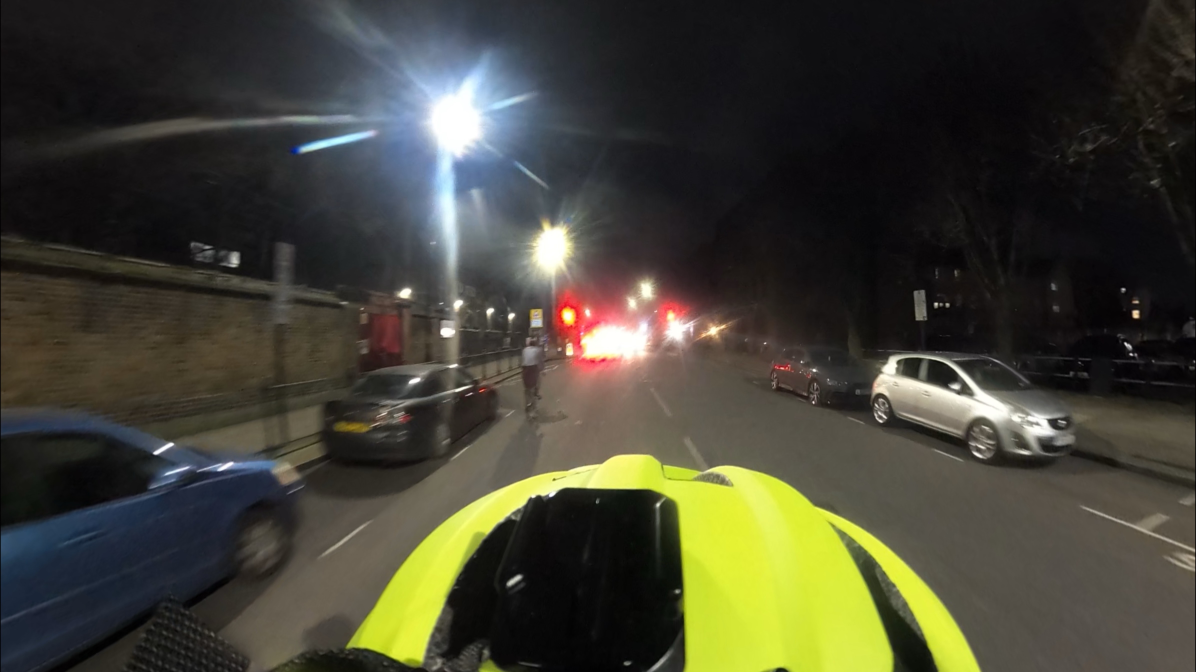
#> input picture tests/fixtures/dark_night_cars.jpg, 4784 x 2688 px (shown at 1/4 size)
$ python -i common.py   (imports and definitions only)
#> lines starting #> are read from the running program, lines starting #| are printed output that depends on the picture; after the words box and inside, x2 and y2 are one past the last pixel; in counts of white or black regions, pixels touching at a corner belong together
import cv2 as cv
import numpy as np
import matplotlib.pyplot as plt
from collections import Counter

from src.data_types import (
    Circle,
    Color,
    Combine,
    HSV,
    Image,
    MinMax,
)


ZERO_SHAPE_CONT = np.array([[[0, 0]], [[0, 6]], [[10, 6]], [[10, 0]]], dtype=np.int32)


# [107 lines left out: functions snip_little_lines, rectangliness, derivative_snipping, count_islands, not called in this run]


def flood_fill_edges(img: np.ndarray,
                     fill_col: int = 0,
                     search_col: int = 255,
                     center_tol: float = 0.9,
                     max_change: int | None = None):
    """Will flood fill only the edges of a grayscale image with a value

    By default we color in white edges in black
    """
    m_img = img.copy()
    m_img[m_img < 100] = 0
    m_img[m_img >= 100] = 255
    h, w = m_img.shape

    # Original color of the center of the image -this shouldn't change
    dlt = (h - 8) / (2 * h)
    dlt = max(min((0.4, dlt)), 0)
    orig_mean = m_img[int(h*dlt):int(h*(1-dlt)),int(w*dlt):int(w*(1-dlt))].mean()

    # Loop over the 4 sides
    for x, y in ((0,...),
                 (...,0),
                 (len(m_img)-1,...),
                 (...,len(m_img[0])-1)):

        # Get coordinate of the white patches on 1 edge
        inds = np.argwhere(m_img[x, y] == search_col)
        if len(inds) == 0: continue
        inds = (inds[[True] + list(np.diff(inds[:, 0]) != 1)])[:,0]

        # Loop over each section that might need filling
        for next_ind in inds:
            coords = (y, next_ind)
            if y is ...:
                coords = (next_ind, x)

            orig_img = m_img.copy()
            m_img = cv.floodFill(m_img, np.zeros((h+2,w+2),np.uint8), coords, fill_col)[1]

            # We don't want to be flood filling the center
            # Just undo...
            new_mean = m_img[int(h*dlt):int(h*(1-dlt)),int(w*dlt):int(w*(1-dlt))].mean()
            if (abs(new_mean - orig_mean) / orig_mean) >  (1-center_tol):
                m_img = orig_img
                continue

            # If the image has changed color more than max_change, then undo operation
            if max_change is None: continue
            if m_img.sum() < (max_change * orig_img.sum()):
                m_img = orig_img
    return m_img


# [51 lines left out: functions get_contour_mask, remove_small_contours, not called in this run]


def join_clean_mask(img: np.ndarray):
    """Will try to join up contours in a mask binary image and remove the bad looking ones.

    This is to remove smallish, black speckles in a binary image.
    """
    img = img.copy()
    img[img > 180] = 255
    _, thresh = cv.threshold(img,0,255,cv.THRESH_TOZERO+cv.THRESH_OTSU)
    thresh = cv.adaptiveThreshold(cv.GaussianBlur(thresh, (3,3), 3),
                                  255,
                                  cv.ADAPTIVE_THRESH_GAUSSIAN_C,
                                  cv.THRESH_BINARY,
                                  15,
                                  2)

    for i in ((2, 2),):
        thresh = cv.morphologyEx(thresh, cv.MORPH_OPEN, np.ones(i, np.uint8))
    thresh = flood_fill_edges(thresh)

    contours, hierachy = cv.findContours(thresh, cv.RETR_TREE, cv.CHAIN_APPROX_SIMPLE)

    bad_contours = []
    frame_area = img.shape[0] * img.shape[1]
    for contour, (nxt, prv, child1, parent) in zip(contours, hierachy[0]):
        mask = np.zeros_like(img)
        cv.drawContours(mask, [contour], -1, 255, -1)
        mean_col = cv.mean(img, mask=mask)[0]

        area = cv.contourArea(contour)
        if area < 6: bad_contours.append(contour); continue

        pct_area = area / frame_area
        solidity = float(area) / cv.contourArea(cv.convexHull(contour))
        # The big rectangle that surrounds the number plate
        if pct_area > 0.2 and nxt == -1 and solidity > 0.92:
            if parent == -1:
                crds = np.transpose(np.nonzero(mask))[0][::-1]
                h,w = thresh.shape
                thresh = cv.floodFill(thresh, np.zeros((h+2,w+2),np.uint8), crds, 255)[1]
            continue

        # We don't want to draw too much of the mask away
        if pct_area > 0.05: continue
        # We don't want any very light contours (not many black pixels)
        if mean_col > 180:
            circleliness = cv.matchShapes(ZERO_SHAPE_CONT, contour, 1, 0.0)
            if circleliness > 0.3:
                bad_contours.append(contour); continue
        if area < 30: bad_contours.append(contour); continue
        if 0.99 < pct_area < 0.001: bad_contours.append(contour); continue
        if (area < 30 and solidity > 0.9) or solidity < 0.1: bad_contours.append(contour); continue

    cv.drawContours(thresh, bad_contours, -1, 255, -1)
    thresh = cv.erode(thresh, kernel=np.ones((2, 2), np.uint8))
    ret = np.zeros_like(img) + 255
    mask = thresh == 0
    ret[mask] = img[mask]
    return ret


# [70 lines left out: functions contrast_boost, apply_threshold, not called in this run]

>>> import cv2
>>> picture = cv2.imread('../../tests/fixtures/dark_night_cars.jpg', cv2.IMREAD_GRAYSCALE)
>>> result = join_clean_mask(picture)
#> in join_clean_mask, `thresh = cv.adaptiveThreshold(cv.GaussianBlur(thresh, (3,3), 3), 255, ..`:
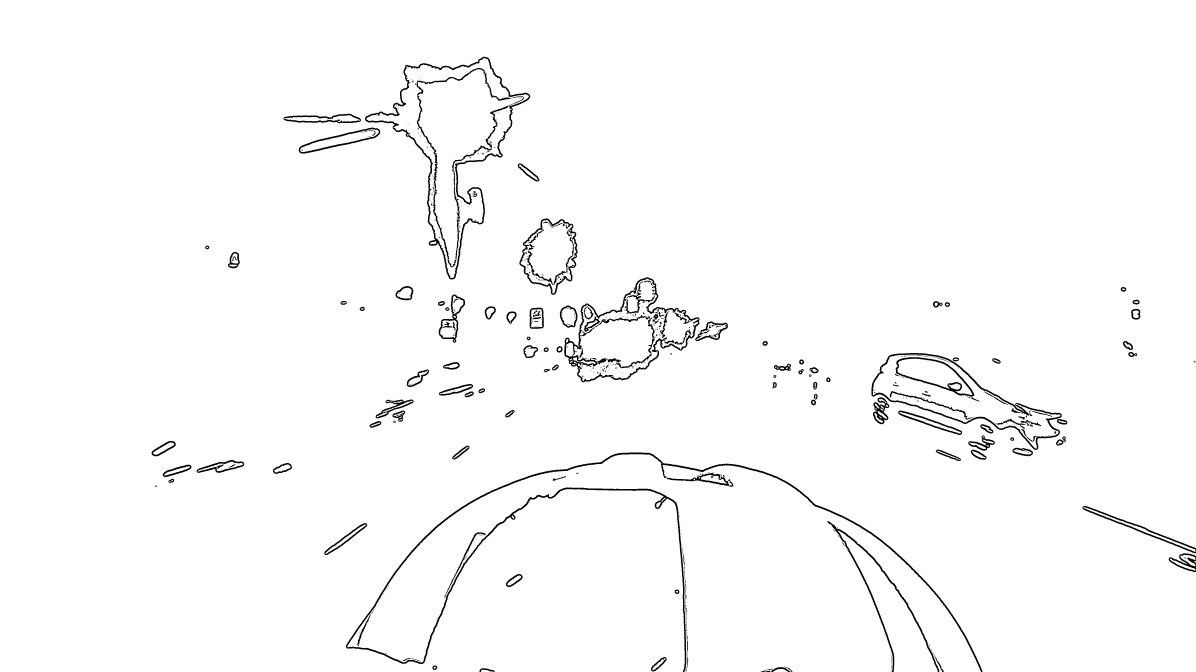
#> thresh: shape (2688, 4784) (shown at 1/4 size); 98.2% white; 579 black regions (390 under 20 px), largest, box (x1, y1, x2, y2) and area: (1384, 1810, 3930, 2688) 38555, (1460, 227, 2121, 1118) 33038, (2257, 1109, 2798, 1529) 16556
#> in flood_fill_edges, `orig_mean = m_img[int(h*dlt):int(h*(1-dlt)),int(w*dlt):int(w*(1-dlt))]..`: orig_mean = 234.3
#> the loop in flood_fill_edges, `for x, y in ((0,...), (...,0), (len(m_img)-1,...), (...,len(m_img[0])-..` made 4 passes
#> (y, inds) on passes 2, 4: (0, [0]), (4783, [0, 2214, 2246, 2288])
#> after the loop in flood_fill_edges, `for x, y in ((0,...),`:
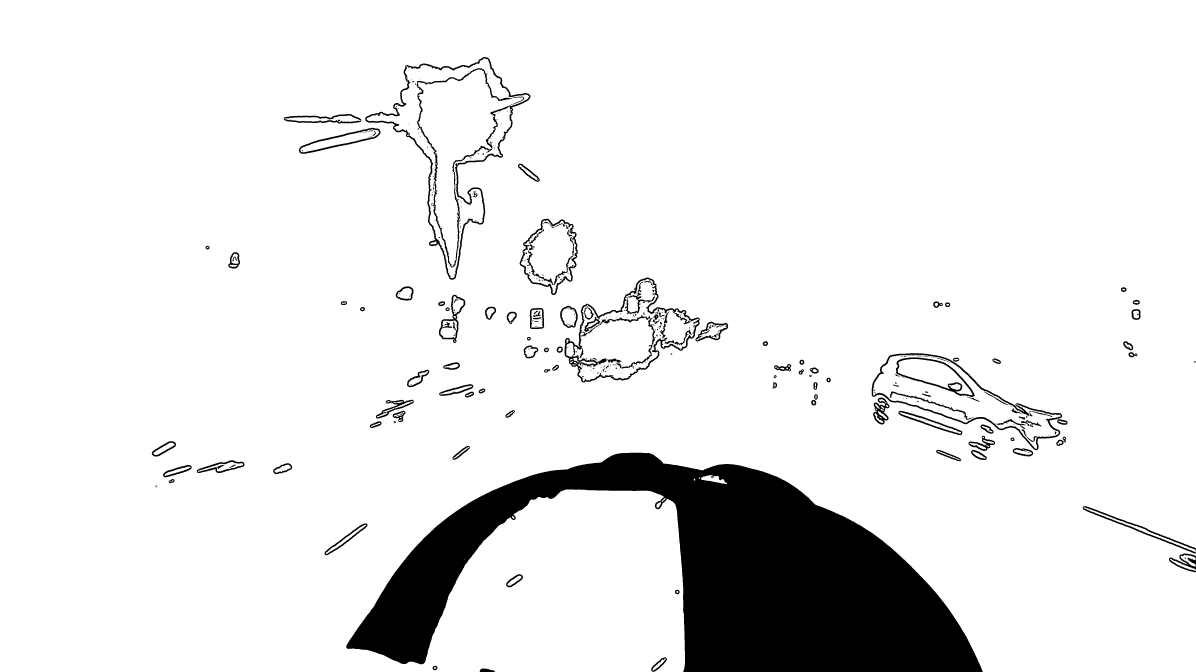
#> m_img: shape (2688, 4784) (shown at 1/4 size); 91.1% white; 417 black regions (255 under 20 px)
#> in join_clean_mask, `contours, hierachy = cv.findContours(thresh, cv.RETR_TREE, cv.CHAIN_AP..`: contours = 658 contours, 343 with area under 20; largest, box (x1, y1, x2, y2) and area: (0, 0, 4784, 2688) 11863070, (1460, 227, 2123, 1120) 222748, (1467, 233, 2117, 1113) 184183, (2257, 1109, 2800, 1531) 121882, (3486, 1412, 4249, 1802) 121734
#> the loop in join_clean_mask, `for contour, (nxt, prv, child1, parent) in zip(contours, hierachy[0]):` made 658 passes
#> (nxt, prv, child1, parent, mean_col, area, pct_area, solidity) on passes 8, 22, 31, 38, 41, 47: (8, 6, -1, -1, 204.8, 215.5, 1.68e-05, 0.931), (-1, -1, -1, 20, 209.9, 794.5, 6.18e-05, 0.914), (-1, -1, -1, 29, 229.9, 968.5, 7.53e-05, 0.889), (38, 36, -1, 35, 181.2, 220.5, 1.71e-05, 0.84), (-1, -1, -1, 39, 223.1, 490.5, 3.81e-05, 0.906), (51, -1, 47, 45, 204.2, 771.5, 6e-05, 0.853)
#> after the loop in join_clean_mask, `for contour, (nxt, prv, child1, parent) in zip(contours, hierachy[0]):`:
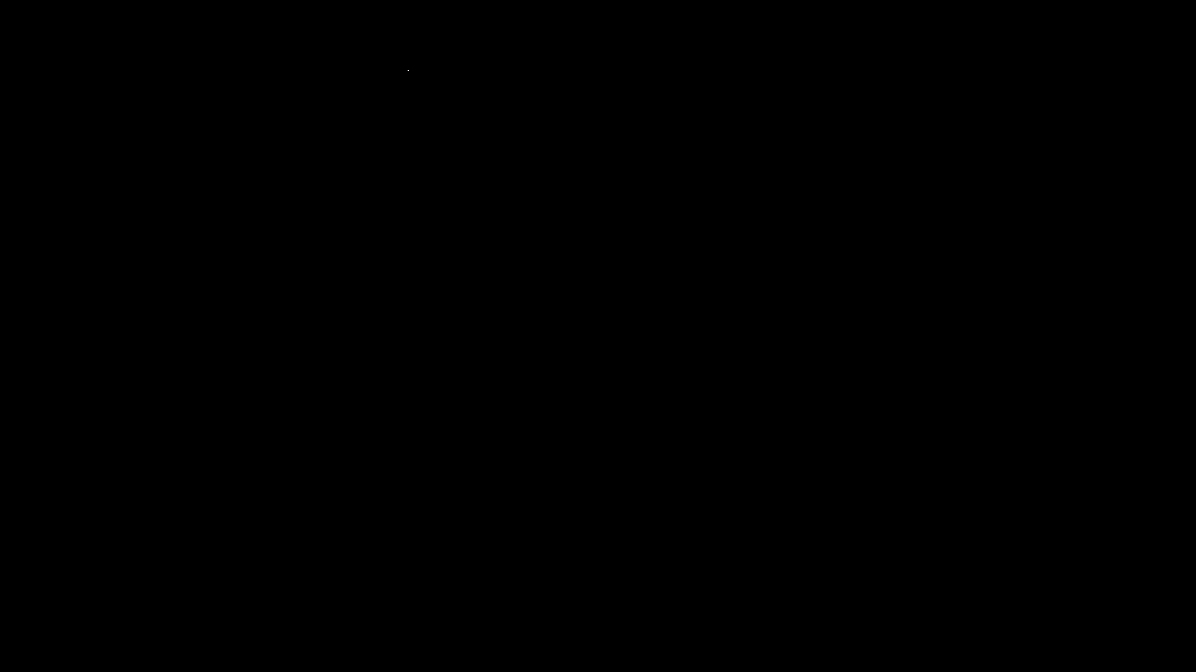
#> mask: shape (2688, 4784) (shown at 1/4 size); 0% white in thin lines or dots, all inside (x1, y1, x2, y2) = (1631, 280, 1634, 283)
#> after the loop in join_clean_mask, `for contour, (nxt, prv, child1, parent) in zip(contours, hierachy[0]):`: bad_contours = 454 contours, 343 with area under 20; largest, box (x1, y1, x2, y2) and area: (1460, 227, 2123, 1120) 222748, (1467, 233, 2117, 1113) 184183, (3492, 1419, 4243, 1796) 106552, (1195, 510, 1523, 616) 13820, (1755, 1178, 1862, 1373) 9454
#> in join_clean_mask, `ret[mask] = img[mask]`:
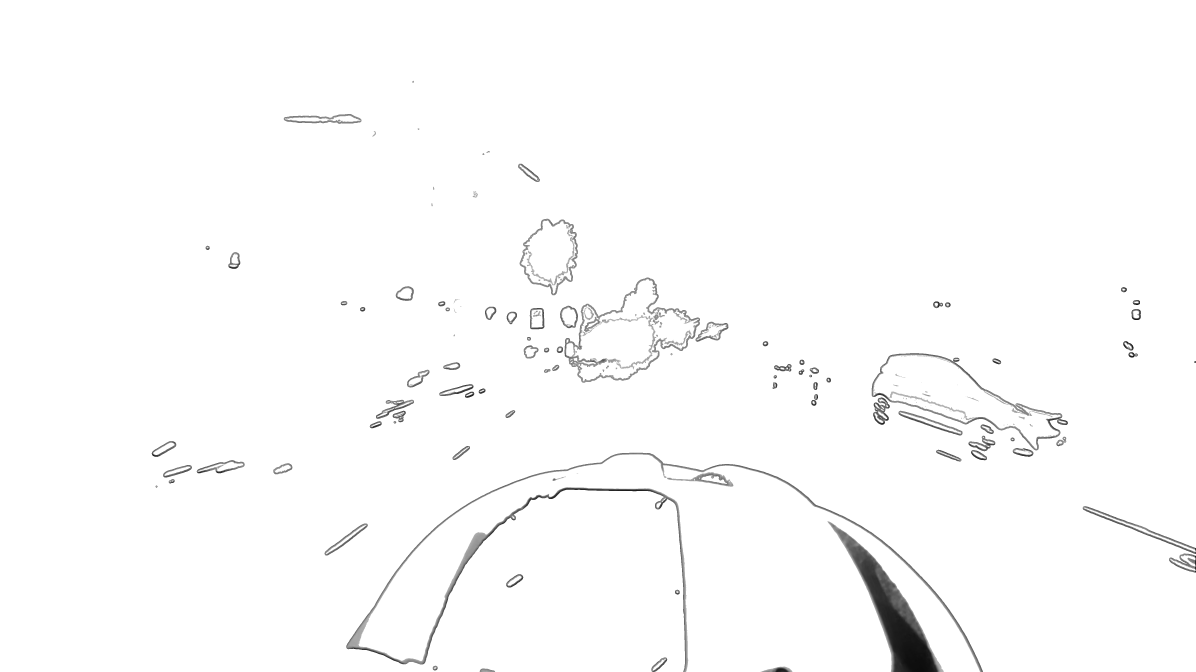
#> ret: shape (2688, 4784) (shown at 1/4 size); min 2, max 255, mean 251.7
